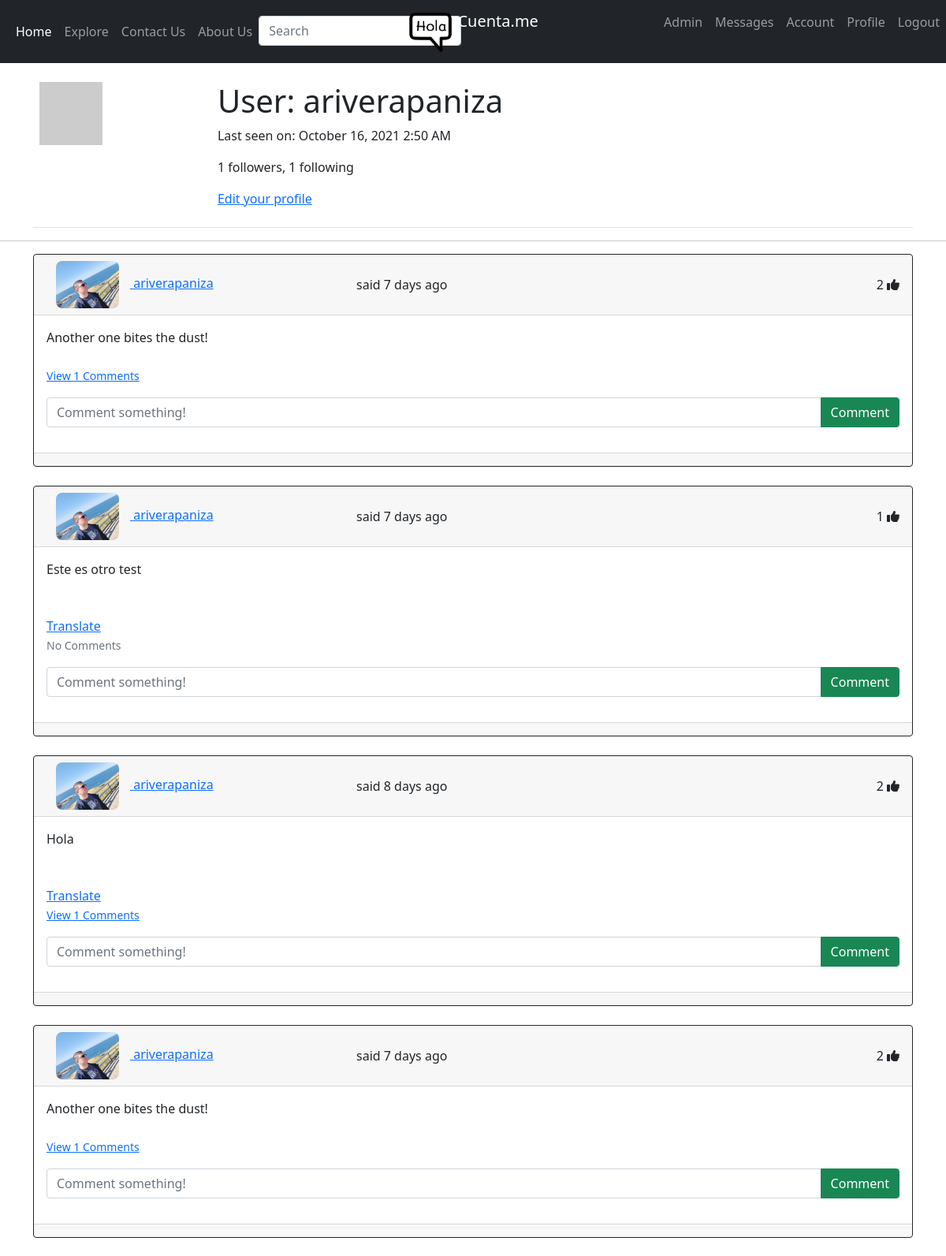
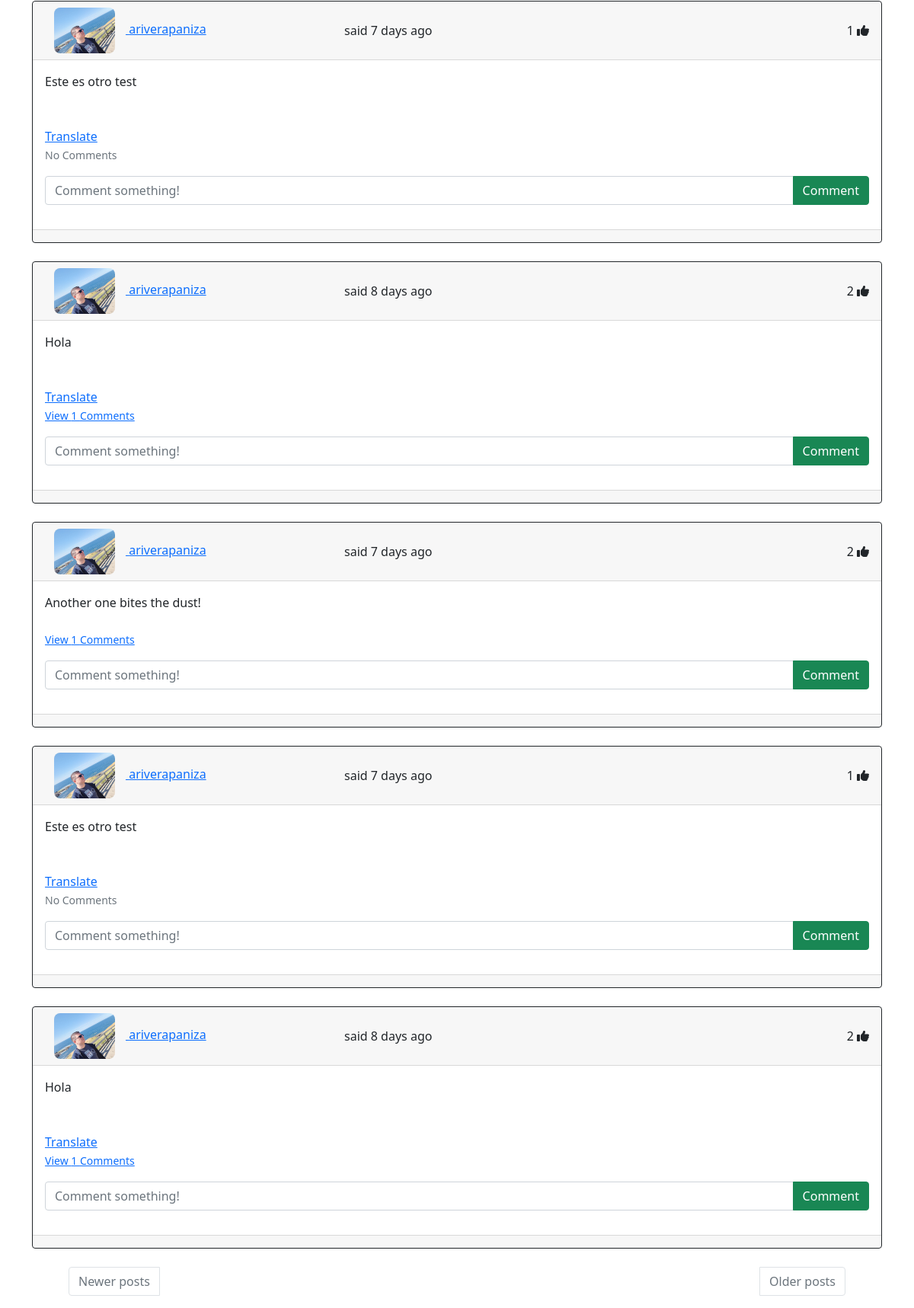
/user/ariverapaniza (signed in), run on the app's committed database (2 pictures, top to bottom).
### app/models.py (models this page shows, shortened)
class SearchableMixin(object):
    @classmethod
    def before_commit(cls, session):
        session._changes = {
            'add': list(session.new),
            'update': list(session.dirty),
            'delete': list(session.deleted)
        }
    @classmethod
    def after_commit(cls, session):
        for obj in session._changes['add']:
            if isinstance(obj, SearchableMixin):
                add_to_index(obj.__tablename__, obj)
        for obj in session._changes['update']:
            if isinstance(obj, SearchableMixin):
                add_to_index(obj.__tablename__, obj)
        for obj in session._changes['delete']:
            if isinstance(obj, SearchableMixin):
                remove_from_index(obj.__tablename__, obj)
        session._changes = None

class User(UserMixin, SearchableMixin, db.Model):      # Added SearchableMixin
    __searchable__ = ['username']    # Added
    id = db.Column(db.Integer, primary_key=True)
    username = db.Column(db.String(64), index=True, unique=True)
    firstname = db.Column(db.String(20), unique=False, nullable = True)  # Added   Changed nullable to False
    lastname = db.Column(db.String(20), unique=False, nullable = True)   # Added   Changed nullable to False
    email = db.Column(db.String(120), index=True, unique=True)
    image_file = db.Column(db.String(120), nullable=False, default='default.jpg')   # Added
    date_created = db.Column(db.DateTime, default=datetime.utcnow)        # Added
    password_hash = db.Column(db.String(128))
    posts = db.relationship('Post', backref='author', lazy='dynamic')
    about_me = db.Column(db.String(140))
    last_seen = db.Column(db.DateTime, default=datetime.utcnow)
    followed = db.relationship(
        'User', secondary=followers,
        primaryjoin=(followers.c.follower_id == id),
        secondaryjoin=(followers.c.followed_id == id),
        backref=db.backref('followers', lazy='dynamic'), lazy='dynamic')
    messages_sent = db.relationship('Message',
                                    foreign_keys='Message.sender_id',
                                    backref='author', lazy='dynamic')
    messages_received = db.relationship('Message',
                                        foreign_keys='Message.recipient_id',
                                        backref='recipient', lazy='dynamic')
    last_message_read_time = db.Column(db.DateTime)
    notifications = db.relationship('Notification', backref='user',
                                    lazy='dynamic')
    comments = db.relationship('Comment', backref='user', passive_deletes=True)  # Added
    likes = db.relationship('Like', backref='user', passive_deletes=True)        # Added
    is_admin = db.Column(db.Boolean, default=False)        # Added
    def avatar(self, size):
        digest = md5(self.email.lower().encode('utf-8')).hexdigest()
        return 'https://www.gravatar.com/avatar/{}?d=identicon&s={}'.format(
            digest, size)
    def new_messages(self):
        last_read_time = self.last_message_read_time or datetime(1900, 1, 1)
        return Message.query.filter_by(recipient=self).filter(
            Message.timestamp > last_read_time).count()

class Post(SearchableMixin, db.Model):
    __searchable__ = ['body', 'id']
    id = db.Column(db.Integer, primary_key=True)
    body = db.Column(db.String(1400))
    timestamp = db.Column(db.DateTime, index=True, default=datetime.utcnow)
    user_id = db.Column(db.Integer, db.ForeignKey('user.id', ondelete="CASCADE"))    # Added , ondelete="CASCADE"
    language = db.Column(db.String(5))
    comments = db.relationship('Comment', backref='post', passive_deletes=True)   # Added
    likes = db.relationship('Like', backref='post', passive_deletes=True)         # Added

### app/routes.py (the view)
@app.route('/user/<username>')
@login_required
def user(username):
    user = User.query.filter_by(username=username).first_or_404()
    page = request.args.get('page', 1, type=int)
    posts = user.posts.order_by(Post.timestamp.desc()).paginate(page, app.config['POSTS_PER_PAGE'], False)
    next_url = url_for('user', username=user.username, page=posts.next_num) \
        if posts.has_next else None
    prev_url = url_for('user', username=user.username, page=posts.prev_num) \
        if posts.has_prev else None
    form = EmptyForm()
    image_url=url_for('static', filename='profile_pics/'+current_user.image_file)    # Added
    return render_template('user.html', user=user, posts=posts.items, next_url=next_url, prev_url=prev_url, form=form, image_url=image_url)  # Addex , image_url=image_url

### app/forms.py
class SearchForm(FlaskForm):
    q = StringField(_l('Search'), validators=[DataRequired()])
    def __init__(self, *args, **kwargs):
        if 'formdata' not in kwargs:
            kwargs['formdata'] = request.args
        if 'csrf_enabled' not in kwargs:
            kwargs['csrf_enabled'] = False
        super(SearchForm, self).__init__(*args, **kwargs)

class EmptyForm(FlaskForm):
    submit = SubmitField('Submit')

### app/models.py (called while the page is built)
@login.user_loader
def load_user(id):
    return User.query.get(int(id))

### app/routes.py (called while the page is built)
@app.before_request
def before_request():
    if current_user.is_authenticated:
        current_user.last_seen = datetime.utcnow()
        db.session.commit()
        g.search_form = SearchForm()
    g.locale = str(get_locale())

### app/templates/user.html (shortened to what this page needs)
{% extends "base.html" %}
{% block content %}
    <div class="container">
    <table class="table table-hover">
        <tr valign="top">
            <td><img src="{{ user.avatar(200) }}"></td>
            <td>
                <h1>{{ _('User') }}: {{ user.username }}</h1>
                {% if user.last_seen %}<p>{{ _('Last seen on') }}: {{ moment(user.last_seen).format('LLL') }}</p>{% endif %}
                <p>{{ _('%(count)d followers', count=user.followers.count()) }}, {{ _('%(count)d following', count=user.followed.count()) }}</p>
                {% if user == current_user %}
                <p><a href="{{ url_for('edit_profile') }}">{{ _('Edit your profile') }}</a></p>
                {% endif %}
            </td>
        </tr>
    </table>
    </div>
    <hr>
    {% for post in posts %}
        {% include '_post.html' %}
    {% endfor %}
    <div class="container">
        <nav>
          <ul class="pagination justify-content-between">
            {% if prev_url %}
            <li class="page-item px-5">
              <a class="page-link" href="{{ prev_url }}">{{ _('Newer posts') }}</a>
            </li>
            {% else %}
            <li class="page-item px-5 disabled">
              <a class="page-link" href="{{ prev_url }}">{{ _('Newer posts') }}</a>
            </li>
            {% endif %}
            {% if next_url %}
            <li class="page-item px-5">
              <a class="page-link" href="{{ next_url }}">{{ _('Older posts') }}</a>
            </li>
            {% else %}
            <li class="page-item px-5 disabled">
              <a class="page-link" href="{{ next_url }}">{{ _('Older posts') }}</a>
            </li>
            {% endif %}
          </ul>
        </nav>
      </div>
  {% endblock %}

### app/templates/base.html (shortened to what this page needs)
<!DOCTYPE html>
<html lang="en">
  <head>
    <link
      href="https://cdn.jsdelivr.net/npm/bootstrap@5.1.1/dist/css/bootstrap.min.css"
      rel="stylesheet"
    />
    <link
      rel="stylesheet"
      href="https://cdnjs.cloudflare.com/ajax/libs/font-awesome/5.15.3/css/all.min.css"
    />
    <link
      href="https://unpkg.com/boxicons@2.0.7/css/boxicons.min.css"
      rel="stylesheet"
    />
        <link
        rel="stylesheet"
        href="https://unicons.iconscout.com/release/v4.0.0/css/line.css"
      />
    <link rel="stylesheet" href="{{ url_for('static', filename='style.css')}}">
    <nav class="navbar fixed-top navbar-expand-lg navbar-dark bg-dark">
      <div class="container-fluid">
        <a class="navbar-brand" href="{{ url_for('index') }}">
          <img
            src="{{ url_for('static', filename='holacuentame_logo_80px_black.png')}}"
            alt=""
            width="auto"
            height="56"
            class="d-inline-block align-text-top"
          />
          Cuenta.me</a
        >
        <div class="collapse navbar-collapse" id="navbar">
          <div class="navbar-nav">
            <ul class="navbar-nav me-auto mb-2 mb-lg-0">
              <li class="nav-item">
                <a
                  class="nav-link active"
                  aria-current="page"
                  href="{{ url_for('index') }}"
                  >{{ _('Home') }}</a
                >
              </li>
              <li class="nav-item">
                <a class="nav-link" href="{{ url_for('explore') }}"
                  >{{ _('Explore') }}</a
                >
              </li>
              <li class="nav-item">
                <a class="nav-link" href="{{ url_for('contact') }}"
                  >{{ _('Contact Us') }}</a
                >
              </li>
              <li class="nav-item">
                <a class="nav-link" href="{{ url_for('about') }}"
                  >{{ _('About Us') }}</a
                >
              </li>
            </ul>
            {% if g.search_form %}
            <form
              class="navbar-form navbar-left"
              method="get"
              action="{{ url_for('search') }}"
            >
              <div class="form-group">
                {{ g.search_form.q(size=20, class='form-control',
                placeholder=g.search_form.q.label.text) }}
              </div>
            </form>
            {% endif %}
          </div>
        </div>
      </div>
      <ul class="navbar-nav justify-content-end">
        {% if current_user.is_admin == True %}
        <li class="nav-item">
          <a class="nav-link" href="{{ url_for('admin.index') }}">{{ _('Admin') }}</a>
        </li>
        {% endif %}
        {% if current_user.is_anonymous %}
        <li class="nav-item">
          <a class="nav-link" href="{{ url_for('login') }}">{{ _('Login') }}</a>
        </li>
        {% else %}
        <li class="nav-item">
          <a class="nav-link" href="{{ url_for('messages') }}">
            {{ _('Messages') }}
            {% set new_messages = current_user.new_messages() %}
          </a>
        </li>
        <li class="nav-item">
          <a
            class="nav-link"
            href="{{ url_for('account') }}"
            >{{ _('Account') }}</a
          >
        </li>
        <li class="nav-item">
          <a
            class="nav-link"
            href="{{ url_for('user', username=current_user.username) }}"
            >{{ _('Profile') }}</a
          >
        </li>
        <li class="nav-item">
          <a class="nav-link" href="{{ url_for('logout') }}"
            >{{ _('Logout') }}</a
          >
        </li>
        {% endif %}
      </ul>
    </nav>
  </head>
  <body>
    <br>
    <br>
    <br>
    <br>
    {% block content %}{% endblock %}
  </body>
</html>

### app/templates/_post.html (shortened to what this page needs)
<div id="posts" class="container">
    {% for post in posts %}
    <div class="card border-dark">
      <div class="card-header d-flex justify-content-between align-items-center">
        {{ _('%(username)s said %(when)s', username=user_link, when=moment(post.timestamp).fromNow()) }} </h4> </p>
        <div>
          <span id="likes-count-{{post.id}}">
          {{ post.likes|length }}</span>
          {% if user.id in post.likes|map(attribute="user_id")|list %}
          <i
            class="fas fa-thumbs-up"
            id="like-button-{{post.id}}"
            onclick="like({{post.id}})"
          ></i>
          {% else %}
          <i
            class="far fa-thumbs-up"
            id="like-button-{{post.id}}"
            onclick="like({{post.id}})"
          ></i>
          {% endif %}
        </div>
      </div>
      <div class="card-body">
        <div class="card-text"><span id="post{{ post.id }}">{{ post.body }}</span></div>
        {% if post.language and post.language != g.locale %}
        <br><br>
        <span id="translation{{ post.id }}">
            <a href="javascript:translate(
                        '#post{{ post.id }}',
                        '#translation{{ post.id }}',
                        '{{ post.language }}',
                        '{{ g.locale }}');">{{ _('Translate') }}</a>
        </span>
        {% endif %}
        <br />
        <p class="card-text">
          {% if post.comments|length > 0 %}
          <a data-bs-toggle="collapse" href="#comments-{{post.id}}" role="button">
            <small>View {{post.comments|length}} Comments</small>
          </a>
          {% else %}
          <small class="text-muted">No Comments</small>
          {% endif %}
        </p>
        <form
          class="input-group mb-3"
          method="POST"
          action="/create-comment/{{post.id}}"
        >
          <input
            type="text"
            id="text"
            name="text"
            class="form-control"
            placeholder="Comment something!"
          />
          <button type="submit" class="btn btn-success">Comment</button>
        </form>
      </div>
      <div class="card-footer text-muted">{{post.date_created}}</div>
    </div>
    <br />
    {% endfor %}
  </div>

### app/static/style.css (style rules this page uses)
.navbar-brand { transform: translateX(-50%); left: 50%; position: absolute; }
.account__img-avatar { height: 60px; width: auto; object-fit: cover; border-radius: 8px; margin: 0 14px 0 12px; transition: all 0.5s ease; align-items: center; }

### data on the page
User: username "ariverapaniza", last_seen "October 16, 2021 2:50 AM"
Post: timestamp (picture), likes|length "2", body "Another one bites the dust!", comments|length "1"
Post: timestamp (picture), likes|length "1", body "Este es otro test", shows "No Comments"
Post: timestamp (picture), likes|length "2", body "Hola", comments|length "1"
